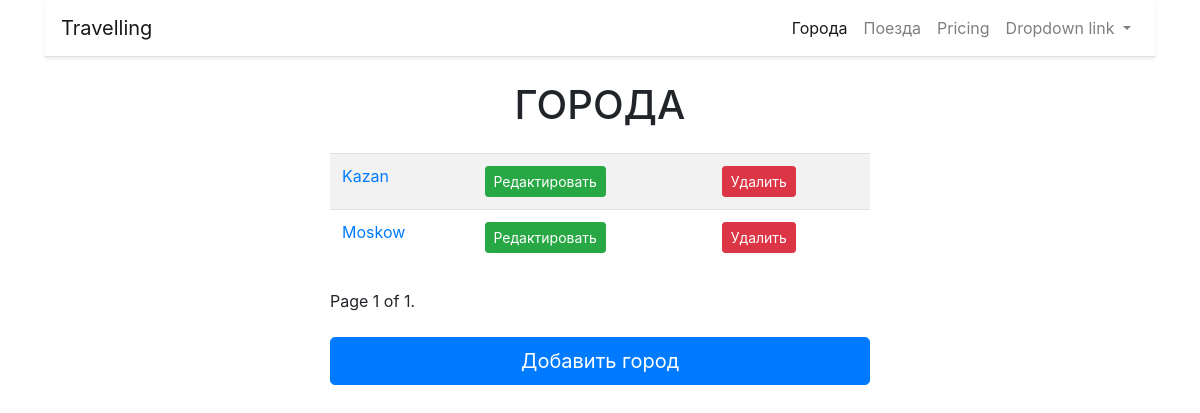
The app's page /cities/, older data.
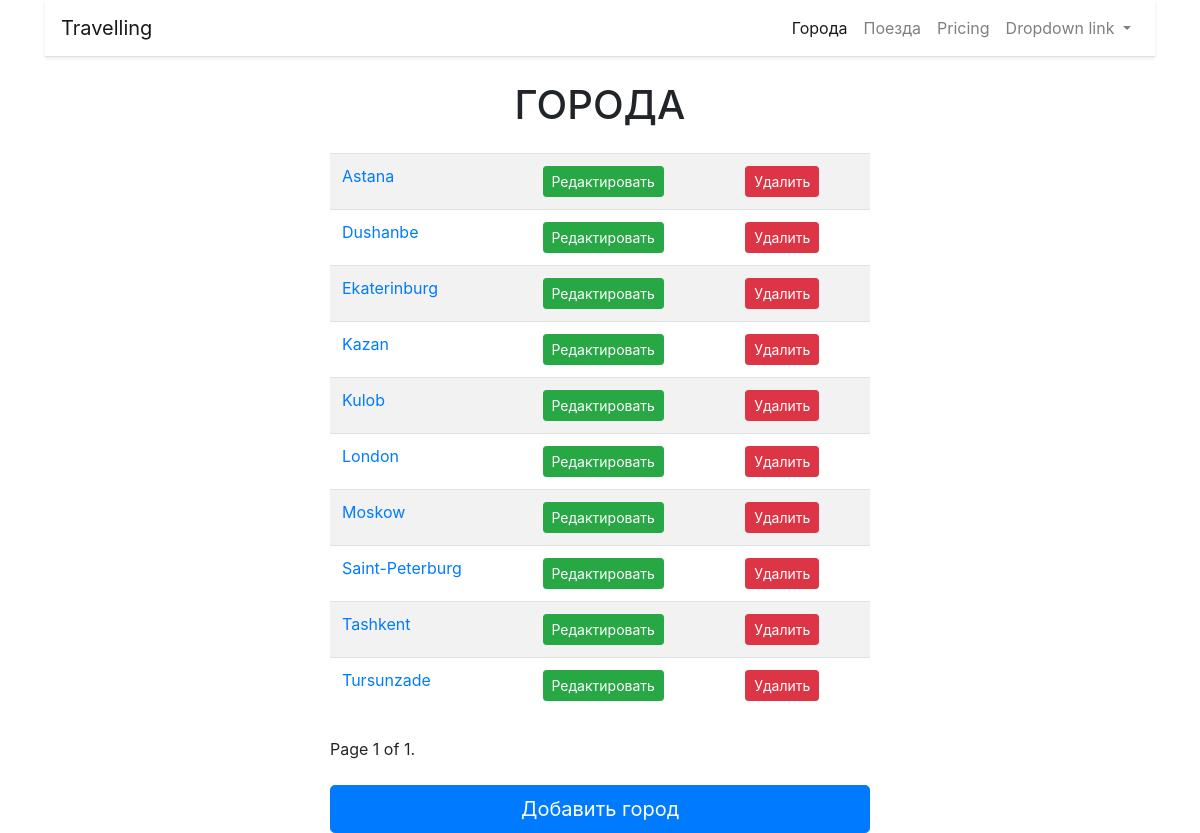
The same page, newer data.
### cities/models.py (models this page shows, shortened)
class City(models.Model):
    name = models.CharField(max_length=100, unique=True, verbose_name='Город')
    class Meta:
        verbose_name = 'Город'
        verbose_name_plural = 'Города'
        ordering = ['name']  # сортировка

### cities/views.py (the view)
# urls.py: path('', home, name='home'),
def home(request):
    cities = City.objects.all()
    paginator = Paginator(cities, 10)
    page = request.GET.get('page')
    cities = paginator.get_page(page)
    return render(request, 'cities/home.html', {'object_list': cities})

### cities/templates/cities/home.html (shortened to what this page needs)
{% extends "base.html" %}
{% block content %}
    <h1 class="display-6 my-4" align="center">ГОРОДА</h1>
    <div class="row">
        <div class="col-md-6 mx-auto">
            <table class="table table-striped">
                <tbody>
                {% for object in object_list%}
                <tr>
                    <td><a href="{% url 'city:detail' pk=object.pk %}">
                        {{ object.name }}
                        </a>
                    </td>
                    <td>
                        <a href="{% url 'city:update' pk=object.pk %}">
                            <button type="button" class="btn btn-success btn-sm">Редактировать</button>
                        </a>
                    </td>
                    <td>
                        <a href="{% url 'city:delete' pk=object.pk %}">
                            <button type="button" class="btn btn-danger btn-sm">Удалить</button>
                        </a>
                    </td>
                {% endfor%}
                </tr>
                </tbody>
            </table>
            <div class="pagination my-4 mx-auto" align="center">
                <span class="step-links">
                <span class="current">
                    Page {{ object_list.number }} of {{ object_list.paginator.num_pages }}.
                </span>
                </span>
            </div>
            <a href="{% url 'city:add' %}">
                <button type="button" class="btn btn-primary btn-lg btn-block">Добавить город</button>
            </a>
        </div>
    </div>
{% endblock %}

Row changes from the older to the newer data that the page shows:
added City: name "Astana"
added City: name "Dushanbe"
added City: name "Ekaterinburg"
added City: name "Kulob"
added City: name "London"
added City: name "Saint-Peterburg"
added City: name "Tashkent"
added City: name "Tursunzade"
